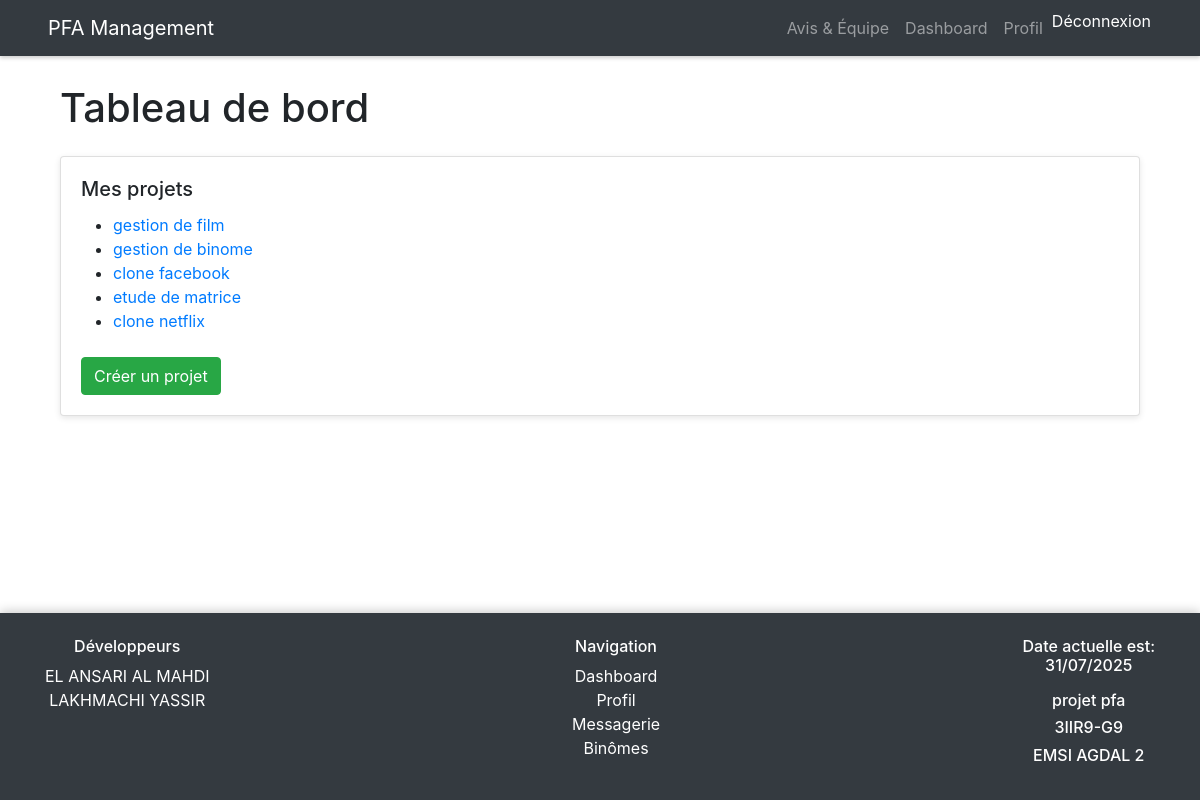
Page /dashboard/ (signed in) on the committed database.
### projects/models.py (models this page shows, shortened)
class Project(models.Model):
    STATUS_CHOICES = [
        ('active', 'Actif'),
        ('full', 'Complet'),
        ('closed', 'Fermé'),
    ]
    title = models.CharField(max_length=200)
    description = models.TextField()
    prerequisites = models.TextField(blank=True)
    teacher = models.ForeignKey(settings.AUTH_USER_MODEL, on_delete=models.CASCADE, related_name='projects')
    max_binomes = models.PositiveIntegerField(default=1)
    status = models.CharField(max_length=10, choices=STATUS_CHOICES, default='active')
    created_at = models.DateTimeField(auto_now_add=True)
    updated_at = models.DateTimeField(auto_now=True)
    from django.urls import reverse

### accounts/views.py (the view)
# urls.py: path('dashboard/', views.DashboardView.as_view(), name='dashboard'),
class DashboardView(LoginRequiredMixin, TemplateView):
    template_name = 'accounts/dashboard.html'
    def get_context_data(self, **kwargs):
        context = super().get_context_data(**kwargs)
        user = self.request.user
        if user.user_type == 'student':
            from binomes.models import Binome, BinomeRequest
            context['my_binome'] = Binome.objects.filter(
                models.Q(student1=user) | models.Q(student2=user)
            ).first()
            context['pending_requests'] = BinomeRequest.objects.filter(
                to_student=user, status='pending'
            ).count()
        elif user.user_type == 'teacher':
            from projects.models import Project
            context['my_projects'] = Project.objects.filter(teacher=user)
        return context

### pfa_project/templates/accounts/dashboard.html
 {% extends 'base.html' %}
{% load static %}
{% block content %}
<div class="container">
    <h1 class="mb-4">Tableau de bord</h1>
    {% if user.user_type == 'student' %}
        <div class="card mb-3">
            <div class="card-body">
                <h5 class="card-title">Mon binôme</h5>
                {% if my_binome %}
                    <p>{{ my_binome }}</p>
                {% else %}
                    <p class="text-muted">Vous n'avez pas encore de binôme.</p>
                {% endif %}
                <a href="{% url 'binomes:list' %}" class="btn btn-primary mt-2">Trouver un binôme</a>
                <a href="{% url 'binomes:requests' %}" class="btn btn-outline-secondary mt-2">Voir les demandes reçues</a>
            </div>
        </div>
        <div class="card">
            <div class="card-body">
                <h5 class="card-title">Demandes en attente</h5>
                <p>{{ pending_requests }}</p>
            </div>
        </div>
    {% elif user.user_type == 'teacher' %}
        <div class="card">
            <div class="card-body">
                <h5 class="card-title">Mes projets</h5>
                {% if my_projects %}
                    <ul>
                        {% for project in my_projects %}
                            <li><a href="{% url 'projects:detail' project.id %}">{{ project.title }}</a></li>
                        {% endfor %}
                    </ul>
                {% else %}
                    <p class="text-muted">Aucun projet enregistré.</p>
                {% endif %}
                <a href="{% url 'projects:create' %}" class="btn btn-success mt-2">Créer un projet</a>
            </div>
        </div>
    {% endif %}
</div>
{% endblock %}

### pfa_project/static/css/style.css (style rules this page uses)
body { padding-top: 60px; background-color: #f8f9fa; }
.card { box-shadow: 0 2px 6px rgba(0,0,0,0.1); border-radius: 8px; }
body { padding-bottom: 100px; }
* { margin: 0; padding: 0; box-sizing: border-box; }
html, body { height: 100%; }
body { display: flex; flex-direction: column; font-family: Arial, sans-serif; }

### rows in the picture
Project: title "gestion de film"
Project: title "gestion de binome"
Project: title "clone facebook"
Project: title "etude de matrice"
Project: title "clone netflix"
